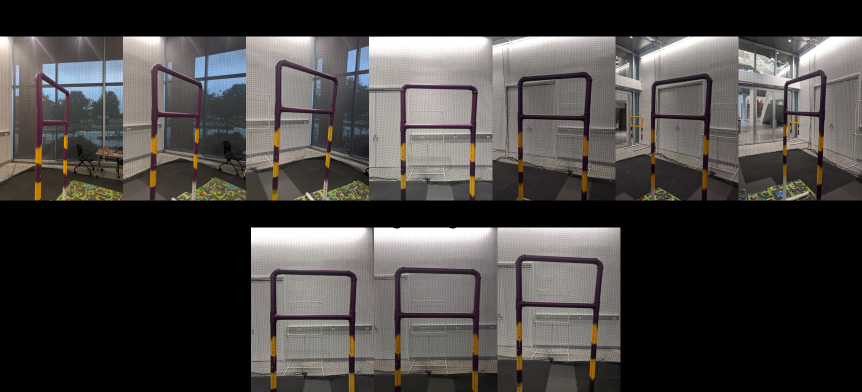
#> input picture Color Thresholding/Images/InitislSet.png, 1723 x 783 px (shown at 1/2 size)
$ python TrainThresholds.py
#> lines starting #> are read from the running program, lines starting #| are printed output that depends on the picture; after the words box and inside, x2 and y2 are one past the last pixel; in counts of white or black regions, pixels touching at a corner belong together
import cv2
import numpy as np
from matplotlib import pyplot as plt
from mpl_toolkits.mplot3d import axes3d, Axes3D
import color_correct as cc


## Selected training img
# imgname = 'Images/InitislSet.png'
# Image Select
import Tkinter, tkFileDialog

root = Tkinter.Tk()
root.withdraw()
imgname = tkFileDialog.askopenfilename()
#> the answer given: ../Color Thresholding/Images/InitislSet.png

# Save/Load File name for RGB values
#filename = 'MaroonWindow_2.npy'

filename = 'Final_GoodData.npy'#'Final_middlevals_YellowWindow.npy'

# load image
img_raw = cv2.imread(imgname)
#> img_raw is the input picture: shape (783, 1723, 3); mean B, G, R 65.5, 67.4, 70.3
# Color correct
#img_corrected = cc.color_correct(img_raw)
img_corrected = img_raw
# SCALE DOWN IMAGE SIZE
scale = 1
width = int(img_corrected.shape[1] * scale)
#> width = 1723
height = int(img_corrected.shape[0] * scale)
#> height = 783
dim = (width, height)
#> dim = (1723, 783)
# resize image
img = cv2.resize(img_corrected, dim, interpolation = cv2.INTER_AREA)


blur = cv2.medianBlur(img,5)

gray = cv2.cvtColor(blur,cv2.COLOR_RGB2GRAY)
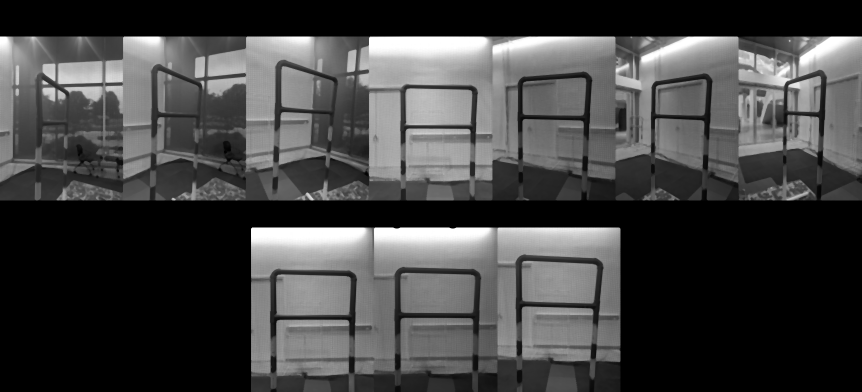
#> gray: shape (783, 1723) (shown at 1/2 size); min 0, max 255, mean 67.2
mask = (gray>235).astype('uint8')*255
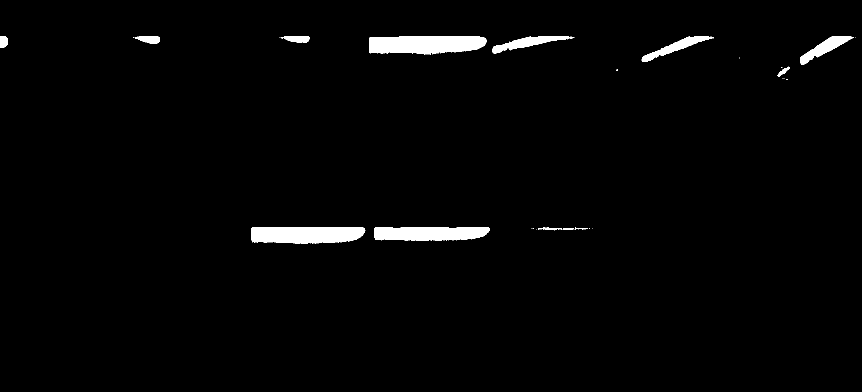
#> mask: shape (783, 1723) (shown at 1/2 size); 2% white; 36 white regions (23 under 20 px), largest, box (x1, y1, x2, y2) and area: (738, 73, 974, 109) 7233, (502, 455, 731, 488) 6603, (748, 455, 980, 482) 5468
img_c_blur_sat = cv2.bitwise_not(blur,blur,mask = mask)
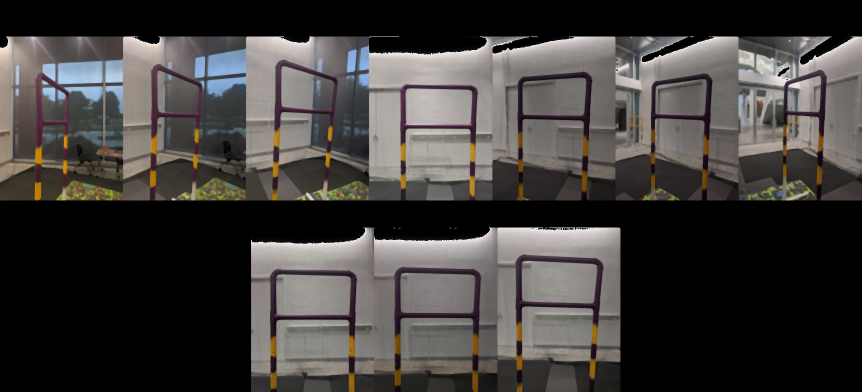
#> img_c_blur_sat: shape (783, 1723, 3) (shown at 1/2 size); mean B, G, R 60.6, 62.5, 65.5
img_c_blur_sat_HSV = cv2.cvtColor(img_c_blur_sat, cv2.COLOR_BGR2HSV)
#> img_c_blur_sat_HSV: shape (783, 1723, 3); mean H, S, V 24.8, 20, 66.8

# load current training dataset
try:  # If it exists, load
	temp = np.load(filename)
	B = temp[0]
	G = temp[1]
	R = temp[2]
	H = temp[3]
	S = temp[4]
	V = temp[5]
except:	# Else initialize to zero
	print('no starting data found, creating my own. ')
	B =np.array([])
	G =np.array([])
	R =np.array([])
	H =np.array([])
	S =np.array([])
	V =np.array([])

# Select rectangular regions of interest.
# Be careful not to select bad data or this will make our life hell
#> (the run stopped early here; a loop or call above may not have finished)
